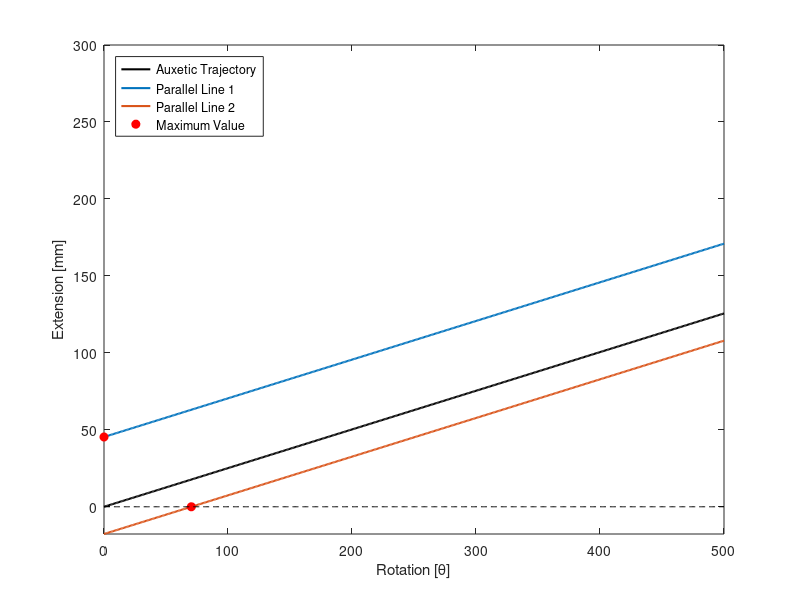

MATLAB code for this plot:
close all
clc

max_disp = 45.34; % in mm
max_theta = 70.42; % in degress

points = [0, max_disp; max_theta, 0]; % maximum extension and rotation

figure;

x = 0:500;

y = 0.2512 * x;

z = zeros(501, 1);

p2 = plot(x, y, 'k-', 'LineWidth', 1.5, 'DisplayName', 'Auxetic Trajectory');

% Defining parallel lines

y1 = 0.2512.*x + points(1, 2);
y2 = 0.2512.*(x - points(2, 1));

hold on
plot(x, y1, '-', 'LineWidth', 1.5, 'DisplayName', 'Parallel Line 1')
hold on
plot(x, y2, '-', 'LineWidth', 1.5, 'DisplayName', 'Parallel Line 2')
hold on
p1 = plot(points(:,1), points(:,2), 'ro', 'MarkerFaceColor', 'r', 'DisplayName', 'Maximum Value');
hold on
plot(x, z, 'k--', 'LineWidth', 0.1, 'HandleVisibility', 'off'); % Zero line


legend('Location','Northwest')

xlabel('Rotation [\theta]')
ylabel('Extension [mm]')

xlim([min(x) max(x)]);
ylim([min(y2) 300]);

% figure size

x0 = 1000;
y0 = 650;
width = 500;
height = 350;
set(gcf, 'position', [x0, y0, width, height])
